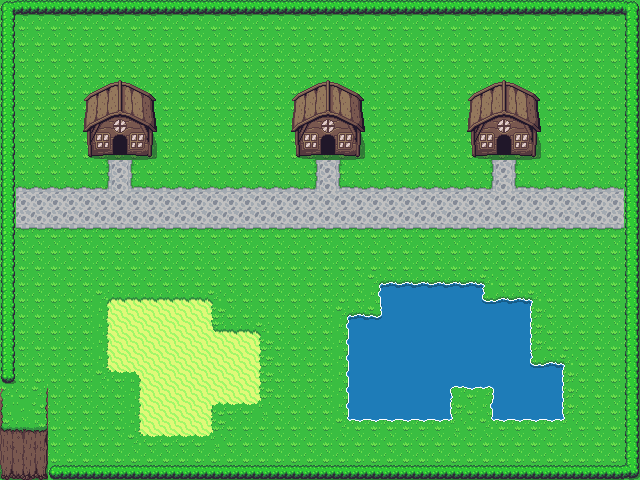

This game map was drawn from its Tiled (.tmx) file and the tilesets committed beside it. A one-line description and the trimmed map source follow:
An orthogonal 40x30 tile map with 16x16 px tiles, 3 tile layers (Tile Layer 1, Houses, Path) and 27 objects (21x collision, 3x door, Art of Falling, World of Simplon, Sofiane's quizz).

<map version="1.5" tiledversion="1.7.2" orientation="orthogonal" renderorder="right-down" width="40" height="30" tilewidth="16" tileheight="16" infinite="0" nextlayerid="8" nextobjectid="44">
 <tileset firstgid="1" source="Overworld.tsx" />
 <layer id="1" name="Tile Layer 1" width="40" height="30">
  <data>[1200 cells, 1200 non-empty, 26 distinct tile ids]</data>
 </layer>
 <objectgroup id="6" name="Hitboxes">
  <object id="2" type="collision" x="0.666667" y="0.666667" width="14.6667" height="382" />
  <object id="3" type="collision" x="1.33333" y="429.333" width="46" height="48.6667" />
  <object id="4" type="collision" x="48" y="466.667" width="592" height="13.3333" />
  <object id="5" type="collision" x="624.667" y="-0.666667" width="14.6667" height="470" />
  <object id="6" type="collision" x="16" y="0" width="611" height="14" />
  <object id="8" type="collision" x="384.333" y="288.333" width="95" height="95" />
  <object id="9" type="collision" x="352" y="319.667" width="31.3333" height="96.3333" />
  <object id="10" type="collision" x="384.333" y="384" width="63.6667" height="32" />
  <object id="11" type="collision" x="479.667" y="303" width="48.6667" height="80.6667" />
  <object id="12" type="collision" x="496.333" y="383.667" width="63.6667" height="32" />
  <object id="13" type="collision" x="528.667" y="368" width="31.3333" height="15" />
  <object id="19" type="collision" x="80" y="80" width="30" height="78" />
  <object id="20" type="collision" x="128" y="80.6667" width="30.6667" height="77.3333" />
  <object id="21" type="collision" x="110" y="79.3333" width="17.3333" height="62.6667" />
  <object id="30" type="collision" x="288.667" y="82.6667" width="30" height="78" />
  <object id="31" type="collision" x="336.667" y="83.3334" width="30.6667" height="77.3333" />
  <object id="32" type="collision" x="318.667" y="82" width="17.3333" height="62.6667" />
  <object id="33" type="collision" x="464.667" y="80.6667" width="30" height="78" />
  <object id="34" type="collision" x="512.667" y="81.3334" width="30.6667" height="77.3333" />
  <object id="35" type="collision" x="494.667" y="80" width="17.3333" height="62.6667" />
  <object id="36" type="collision" x="48" y="384" width="1.33333" height="95.3333" />
  <object id="41" name="sophiane_game" type="door" x="120" y="146.667" height="1.33333" />
  <object id="42" name="world_of_simplon" type="door" x="328" y="146.667" />
  <object id="43" name="art_of_falling" type="door" x="505.333" y="146.667" />
 </objectgroup>
 <objectgroup id="7" name="text">
  <object id="39" name="Art of Falling" x="452.569" y="54.4739" width="108" height="19">
   <text fontfamily="Courier New" pixelsize="32" wrap="1" color="#ffffff" bold="1" />
  </object>
  <object id="38" name="World of Simplon" x="273.703" y="57.0851" width="108" height="19">
   <text fontfamily="Courier New" pixelsize="32" wrap="1" color="#ffffff" bold="1">World of Simplon</text>
  </object>
  <object id="37" name="Sofiane's quizz" x="60.8919" y="58.3907" width="108" height="19">
   <text fontfamily="Courier New" pixelsize="32" wrap="1" color="#ffffff" bold="1">Sofiane's  quizz</text>
  </object>
 </objectgroup>
 <layer id="4" name="Houses" width="40" height="30">
  <data>[1200 cells, 471 non-empty, 26 distinct tile ids]</data>
 </layer>
 <layer id="5" name="Path" width="40" height="30">
  <data>[1200 cells, 307 non-empty, 34 distinct tile ids]</data>
 </layer>
</map>
